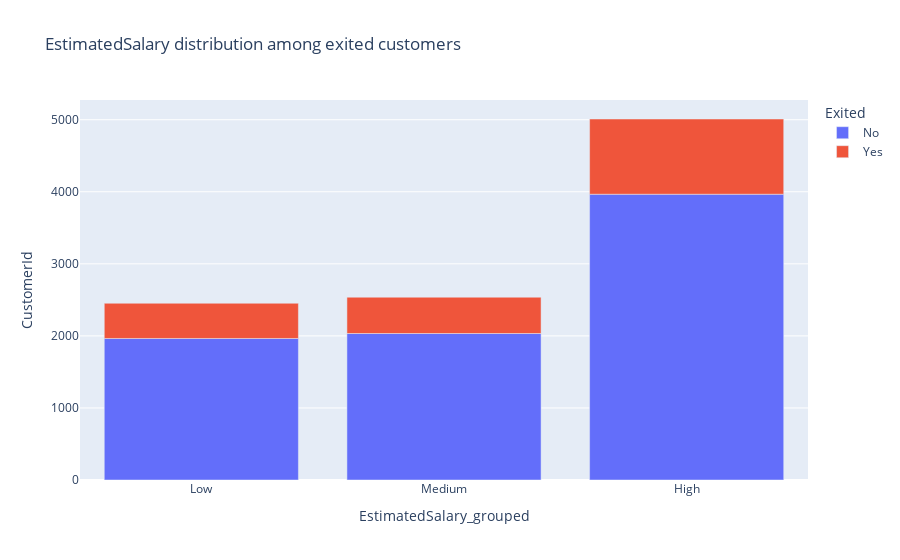

Notebook code for this chart:
### Code cell
#creamos un gráfico para ver la distribución de EstimatedSalary entre los clientes que se fueron
fig = px.bar(EstimatedSalary_df, x='EstimatedSalary_grouped', y='CustomerId', color='Exited', title='EstimatedSalary distribution among exited customers')
fig.show()

### Figure 1 — Plotly figure (JSON) as saved in the notebook; plotly's stock layout.template omitted (floating-point values rounded to 4 significant figures)
{"data": [{"alignmentgroup": "True", "hovertemplate": "Exited=No<br>EstimatedSalary_grouped=%{x}<br>CustomerId=%{y}<extra></extra>", "legendgroup": "No", "marker": {"color": "#636efa", "pattern": {"shape": ""}}, "name": "No", "offsetgroup": "No", "orientation": "v", "showlegend": true, "textposition": "auto", "type": "bar", "x": ["Low", "Medium", "High"], "xaxis": "x", "y": [1964, 2033, 3966], "yaxis": "y"}, {"alignmentgroup": "True", "hovertemplate": "Exited=Yes<br>EstimatedSalary_grouped=%{x}<br>CustomerId=%{y}<extra></extra>", "legendgroup": "Yes", "marker": {"color": "#EF553B", "pattern": {"shape": ""}}, "name": "Yes", "offsetgroup": "Yes", "orientation": "v", "showlegend": true, "textposition": "auto", "type": "bar", "x": ["Low", "Medium", "High"], "xaxis": "x", "y": [489, 504, 1044], "yaxis": "y"}], "layout": {"barmode": "relative", "legend": {"title": {"text": "Exited"}, "tracegroupgap": 0}, "title": {"text": "EstimatedSalary distribution among exited customers"}, "xaxis": {"anchor": "y", "domain": [0, 1], "title": {"text": "EstimatedSalary_grouped"}}, "yaxis": {"anchor": "x", "domain": [0, 1], "title": {"text": "CustomerId"}}}}
